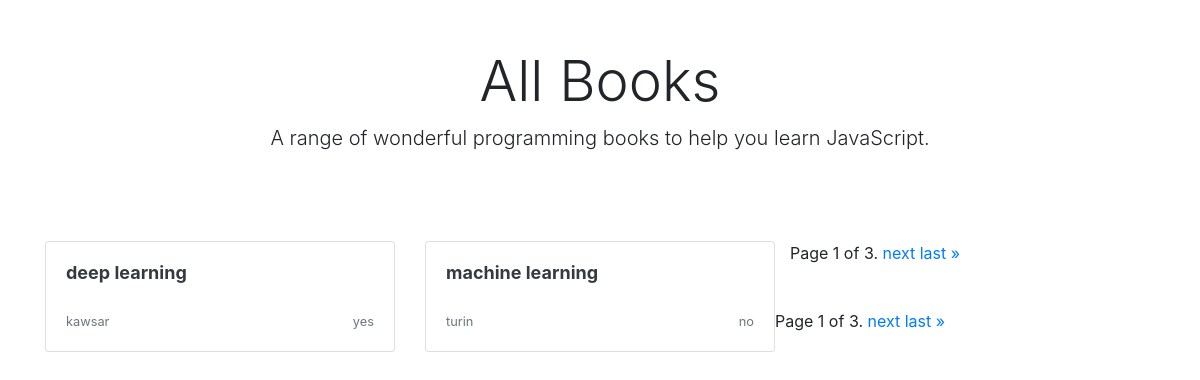
Before: /detailView/isbn/no/ with the older database file.
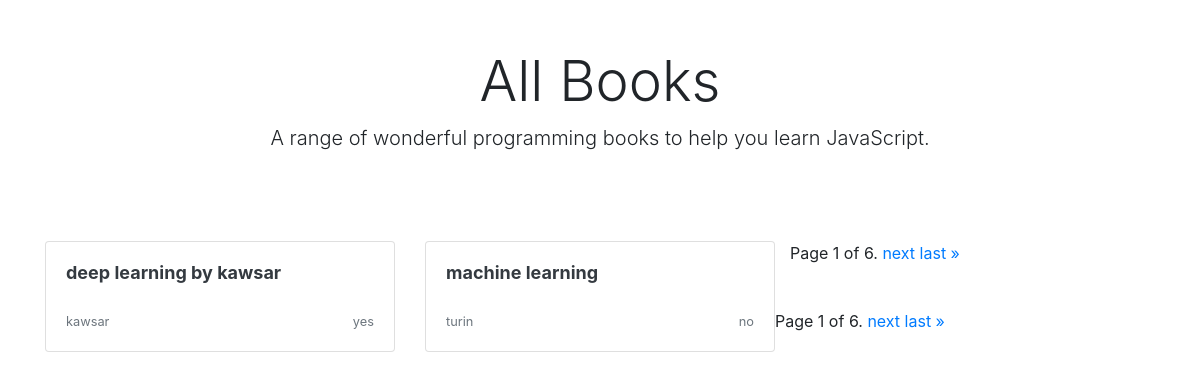
After: the same page with the newer database file.
### detailView/models.py (models this page shows, shortened)
class Book(models.Model):
    title=models.CharField(max_length=100)
    slug=models.SlugField(null=True)
    author=models.CharField(max_length=100)
    isbn=models.CharField(max_length=100)
    count=models.IntegerField(null=True,default=0)

### detailView/views.py (the view)
# urls.py: path('isbn/<str:isbn>/',views.IsbnView.as_view(),name="isbn")
class IsbnView(ListView):
    model=Book
    template_name="listview2.html"
    context_object_name='book'
    paginate_by=2

### templates/listview2.html (shortened to what this page needs)
    {% extends "index.html" %}
    {% block content %}
    <div class="container">
        <div class="px-3 py-3 pt-md-5 pb-md-4 mx-auto text-center">
            <h1 class="display-4">All Books</h1>
            <p class="lead">A range of wonderful programming books to help you learn JavaScript.</p>
        </div>
        <div class="py-5">
            <div class="row">
                {% for book in book %}
                <div class="col-md-4">
                    <a class="text-dark" href="{% url 'book:details' slug=book.slug %}">
                        <div class="card mb-4 box-shadow">
                            <div class="card-body">
                                <h2 style="font-size:18px;font-weight:bold;min-height:42px;">
                                    {{book.title|truncatechars:50}}</h2>
                                <div class="d-flex justify-content-between align-items-center">
                                    <small class="text-muted">{{book.author}}</small>
                                    <small class="text-muted">{{book.isbn}}</small>
                                </div>
                            </div>
                        </div>
                    </a>
                </div>
                {% endfor %}
                <div class="row">
                    <div class="col-12">
                        <span class="step-links">
                            <span class="current">
                                Page {{ page_obj.number }} of {{ page_obj.paginator.num_pages }}.
                            </span>
                            {% if page_obj.has_next %}
                                <a href="?page={{ page_obj.next_page_number }}">next</a>
                                <a href="?page={{ page_obj.paginator.num_pages }}">last &raquo;</a>
                            {% endif %}
                        </span>
                    </div>
                    <div class="pagination">
                        <span class="step-links">
                            <span class="current">
                                Page {{ page_obj.number }} of {{ page_obj.paginator.num_pages }}.
                            </span>
                            {% if page_obj.has_next %}
                                <a href="?page={{ page_obj.next_page_number }}">next</a>
                                <a href="?page={{ page_obj.paginator.num_pages }}">last &raquo;</a>
                            {% endif %}
                        </span>
                    </div>
            </div>
        </div>
    </div>
    {% endblock %}

Changed rows visible on the page:
changed Book "kawsar": title "deep learning" → "deep learning by kawsar"
Other visible differences:
{{ page_obj.paginator.num_pages }}: "3" → "6"
